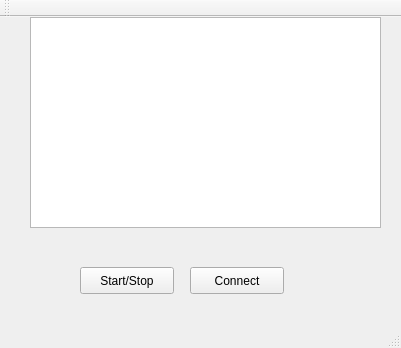
<?xml version="1.0" encoding="UTF-8"?>
<ui version="4.0">
 <class>MainClient</class>
 <widget class="QMainWindow" name="MainClient">
  <property name="geometry">
   <rect>
    <x>0</x>
    <y>0</y>
    <width>401</width>
    <height>348</height>
   </rect>
  </property>
  <property name="windowTitle">
   <string>MainClient</string>
  </property>
  <widget class="QWidget" name="centralWidget">
   <widget class="QTextEdit" name="console">
    <property name="geometry">
     <rect>
      <x>30</x>
      <y>0</y>
      <width>351</width>
      <height>211</height>
     </rect>
    </property>
   </widget>
   <widget class="QPushButton" name="startButton">
    <property name="geometry">
     <rect>
      <x>80</x>
      <y>250</y>
      <width>94</width>
      <height>27</height>
     </rect>
    </property>
    <property name="text">
     <string>Start/Stop</string>
    </property>
   </widget>
   <widget class="QPushButton" name="connectButton">
    <property name="geometry">
     <rect>
      <x>190</x>
      <y>250</y>
      <width>94</width>
      <height>27</height>
     </rect>
    </property>
    <property name="text">
     <string>Connect</string>
    </property>
   </widget>
  </widget>
  <widget class="QMenuBar" name="menuBar">
   <property name="geometry">
    <rect>
     <x>0</x>
     <y>0</y>
     <width>401</width>
     <height>25</height>
    </rect>
   </property>
  </widget>
  <widget class="QToolBar" name="mainToolBar">
   <attribute name="toolBarArea">
    <enum>TopToolBarArea</enum>
   </attribute>
   <attribute name="toolBarBreak">
    <bool>false</bool>
   </attribute>
  </widget>
  <widget class="QStatusBar" name="statusBar"/>
 </widget>
 <layoutdefault spacing="6" margin="11"/>
 <resources/>
 <connections/>
</ui>
